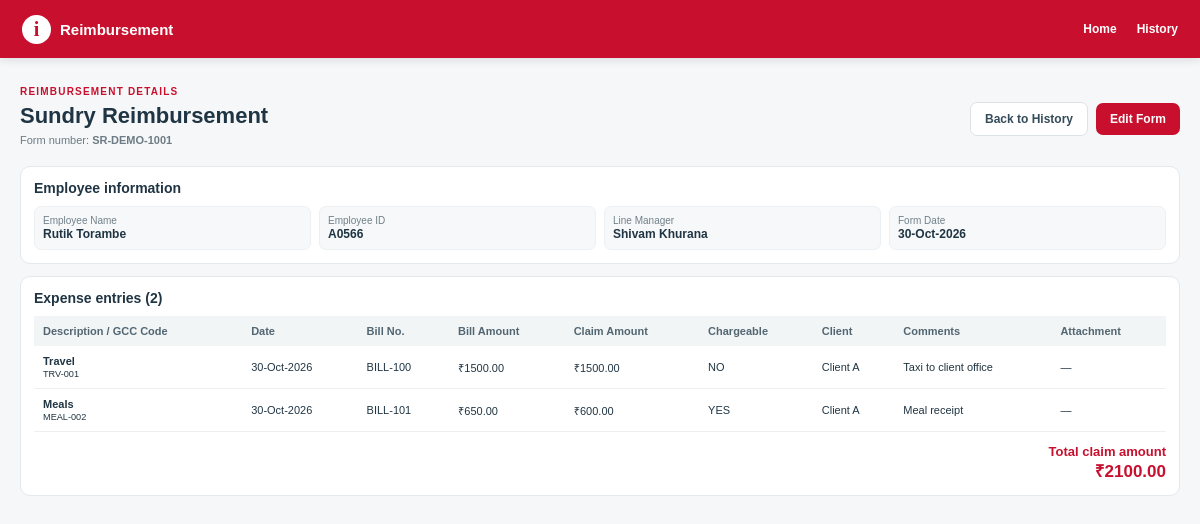
Before: /reimbursement/SR-DEMO-1001/view with the older database file.
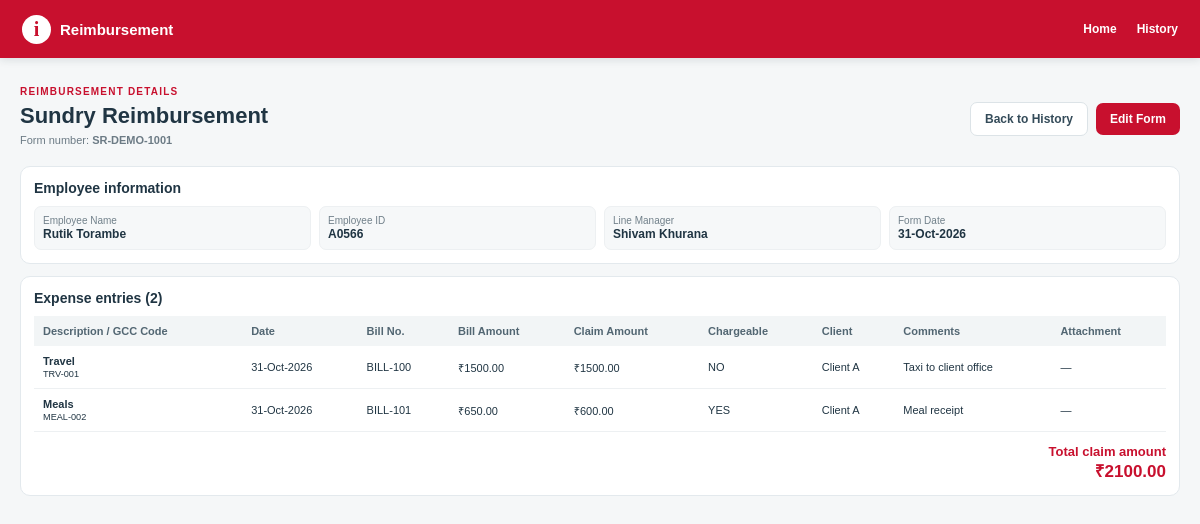
After: the same page with the newer database file.
### app.py (models this page shows, shortened)
class ExpenseSundry(db.Model):
    __tablename__ = "ExpenseSundry"
    FormNo = db.Column(db.String(255), primary_key=True)
    Item = db.Column(db.Integer, primary_key=True)
    FormDate = db.Column(db.Float)
    EmpID = db.Column(db.String(255))
    EName = db.Column(db.String(255))
    Manager = db.Column(db.String(255))
    Description = db.Column(db.String(255))
    GCCExpCode = db.Column(db.String(255))
    ExpenseDate = db.Column(db.Float)
    BillNo = db.Column(db.String(255))
    BillAmount = db.Column(db.Float, default=0)
    ClaimAmount = db.Column(db.Float, default=0)
    Chargeable = db.Column(db.String(20), default="NO")
    ClientName = db.Column(db.String(255))
    Comments = db.Column(db.String(1000))
    Status = db.Column(db.String(100), default="Submitted")
    DocumentID = db.Column(db.String(1000))
    AttachmentCheck = db.Column(db.String(50))
    ManagerApproval = db.Column(db.String(50), nullable=True, default="Pending", server_default=db.text("'Pending'"))
    HRApproval = db.Column(db.String(50), nullable=True, default="Pending", server_default=db.text("'Pending'"))
    SignatoryApproval = db.Column(db.String(50), nullable=True, default="Pending", server_default=db.text("'Pending'"))
    TeamHeadApproval = db.Column(db.String(50), nullable=True, default="Pending", server_default=db.text("'Pending'"))
    AdminApproval = db.Column(db.String(50), nullable=True, default="Pending", server_default=db.text("'Pending'"))
    ManagerApprovalBy = db.Column(db.String(255), nullable=True)
    HRApprovalBy = db.Column(db.String(255), nullable=True)
    SignatoryApprovalBy = db.Column(db.String(255), nullable=True)
    TeamHeadApprovalBy = db.Column(db.String(255), nullable=True)
    AdminApprovalBy = db.Column(db.String(255), nullable=True)
    FormReviewComments = db.Column(db.String(1000), nullable=True)
    ManagerApprovalDate = db.Column(db.Float, nullable=True)
    HRApprovalDate = db.Column(db.Float, nullable=True)
    SignatoryApprovalDate = db.Column(db.Float, nullable=True)
    TeamHeadApprovalDate = db.Column(db.Float, nullable=True)
    AdminApprovalDate = db.Column(db.Float, nullable=True)

### app.py (the view, shortened to what this page needs)
@app.route("/reimbursement/<form_no>/<action>", methods=["GET", "POST"])
def form_action(form_no, action):
    if action not in {"view", "edit", "delete"}:
        abort(404)
    rows = all_rows(form_no)
    if not rows:
        abort(404)
    if action == "view":
        return page("View Form", "view.html", form_no=form_no, rows=rows)

### app.py (called while the page is built)
def excel_serial_to_datetime(value):
    if value is None or str(value).strip() == "":
        return None
    if isinstance(value, datetime):
        return value
    text_value = str(value).strip()
    try:
        return EXCEL_EPOCH + timedelta(days=float(text_value))
    except (ValueError, TypeError, OverflowError):
        try:
            return datetime.strptime(text_value[:10], "%Y-%m-%d")
        except ValueError:
            return None

def excel_serial_to_display(value):
    parsed = excel_serial_to_datetime(value)
    return parsed.strftime("%d-%b-%Y") if parsed else ""

@app.template_filter("excel_date")
def excel_date_filter(value):
    return excel_serial_to_display(value)

def all_rows(form_no):
    return ExpenseSundry.query.filter_by(FormNo=form_no).order_by(ExpenseSundry.Item.asc()).all()

def page(title, template, **context):
    return render_template(template, title=title, **context)

### templates/view.html (shortened to what this page needs)
{% extends "base.html" %}
{% block content %}
<div class="view-head"><div><p class="eyebrow">REIMBURSEMENT DETAILS</p><h1>Sundry Reimbursement</h1><p class="view-sub">Form number: <strong>{{ form_no }}</strong></p></div><div class="actions"><a class="btn btn-light" href="{{ url_for('history') }}">Back to History</a><a class="btn btn-red" href="{{ url_for('form_action',form_no=form_no,action='edit') }}">Edit Form</a></div></div>
<section class="view-panel"><h2>Employee information</h2><div class="view-meta">
<div class="meta-item"><small>Employee Name</small><strong>{{ rows[0].EName or '—' }}</strong></div><div class="meta-item"><small>Employee ID</small><strong>{{ rows[0].EmpID or '—' }}</strong></div><div class="meta-item"><small>Line Manager</small><strong>{{ rows[0].Manager or '—' }}</strong></div><div class="meta-item"><small>Form Date</small><strong>{{ rows[0].FormDate|excel_date or '—' }}</strong></div>
</div></section>
<section class="view-panel"><h2>Expense entries ({{ rows|length }})</h2><div class="view-table-wrap"><table class="view-table"><thead><tr><th>Description / GCC Code</th><th>Date</th><th>Bill No.</th><th>Bill Amount</th><th>Claim Amount</th><th>Chargeable</th><th>Client</th><th>Comments</th><th>Attachment</th></tr></thead><tbody>
{% for r in rows %}<tr><td><strong>{{ r.Description or '—' }}</strong><br><small>{{ r.GCCExpCode or '—' }}</small></td><td>{{ r.ExpenseDate|excel_date or '—' }}</td><td>{{ r.BillNo or '—' }}</td><td>₹{{ '%.2f'|format(r.BillAmount or 0) }}</td><td>₹{{ '%.2f'|format(r.ClaimAmount or 0) }}</td><td>{{ r.Chargeable or 'NO' }}</td><td>{{ r.ClientName or '—' }}</td><td>{{ r.Comments or '—' }}</td><td>{% if r.DocumentID %}<a href="{{ url_for('download_pdf',form_no=form_no,item=r.Item) }}">Download PDF</a>{% else %}—{% endif %}</td></tr>{% endfor %}
</tbody></table></div><div class="view-total">Total claim amount<br><strong>₹{{ '%.2f'|format(rows|sum(attribute='ClaimAmount')) }}</strong></div></section>
{% endblock %}

### templates/base.html (shortened to what this page needs)
<!doctype html>
<html lang="en">
<head>
  <link rel="stylesheet" href="{{ url_for('static', filename='css/style.css') }}">
</head>
<body>
<header class="topbar">
  <a class="brand" href="{{ url_for('home') }}"><span class="brand-mark">i</span><span>Reimbursement</span></a>
  <nav><a href="{{ url_for('home') }}">Home</a><a href="{{ url_for('history') }}">History</a></nav>
</header>
<main class="container">
  {% block content %}{% endblock %}
</main>
</body>
</html>

### static/css/style.css (style rules this page uses)
* { box-sizing:border-box }
body { margin:0;background:#f5f7f8;color:#203543;font-family:Arial,Helvetica,sans-serif;font-size:13px }
.topbar { height:58px;background:#c8102e;display:flex;align-items:center;justify-content:space-between;padding:0 max(22px,calc((100% - 1450px)/2));color:#fff;box-shadow:0 2px 8px #162c3a20 }
.brand { display:flex;align-items:center;gap:9px;color:#fff;text-decoration:none;font-weight:800;font-size:15px }
.brand-mark { display:grid;place-items:center;width:29px;height:29px;border-radius:50%;background:#fff;color:#c8102e;font-weight:900;font-family:Georgia,serif;font-size:20px }
.topbar nav { display:flex;gap:20px }
.topbar nav a { color:#fff;text-decoration:none;font-weight:700;font-size:12px }
.container { max-width:1500px;margin:0 auto;padding:18px 20px 40px }
.eyebrow { font-size:10px;letter-spacing:.12em;font-weight:800;color:#c8102e;margin:0 0 6px }
.btn { display:inline-flex;align-items:center;justify-content:center;border:0;border-radius:7px;padding:9px 14px;font-size:12px;font-weight:750;text-decoration:none;cursor:pointer }
.btn-red { background:#c8102e;color:#fff }
.btn-light { background:#fff;color:#344b59;border:1px solid #dce3e7 }
.actions { display:flex;gap:8px;align-items:center;flex-wrap:wrap }

### templates/view.html (style rules this page uses)
.view-head { display:flex;justify-content:space-between;align-items:center;gap:12px;margin:10px 0 15px }
.view-head h1 { font-size:22px;margin:0 }
.view-sub { font-size:11px;color:#6c7b85;margin:5px 0 }
.view-panel { background:#fff;border:1px solid #e3e9ed;border-radius:10px;padding:13px;margin-bottom:12px }
.view-panel h2 { font-size:14px;margin:0 0 10px }
.view-meta { display:grid;grid-template-columns:repeat(4,minmax(0,1fr));gap:8px }
.meta-item { background:#f6f8f9;border:1px solid #edf0f2;border-radius:7px;padding:8px }
.meta-item small { display:block;color:#71808a;font-size:10px }
.meta-item strong { font-size:12px;overflow-wrap:anywhere }
.view-table-wrap { overflow-x:auto }
.view-table { width:100%;border-collapse:collapse;font-size:11px }
.view-table th { background:#f2f5f6;text-align:left;padding:9px;white-space:nowrap;color:#526672 }
.view-table td { padding:9px;border-bottom:1px solid #edf0f2 }
.view-total { text-align:right;padding-top:12px;font-weight:800;color:#c8102e }
.view-total strong { font-size:17px }

Changed rows visible on the page:
changed ExpenseSundry "Travel": FormDate "30-Oct-2026" → "31-Oct-2026"; ExpenseDate|excel_date "30-Oct-2026" → "31-Oct-2026"
changed ExpenseSundry "Meals": ExpenseDate|excel_date "30-Oct-2026" → "31-Oct-2026"
